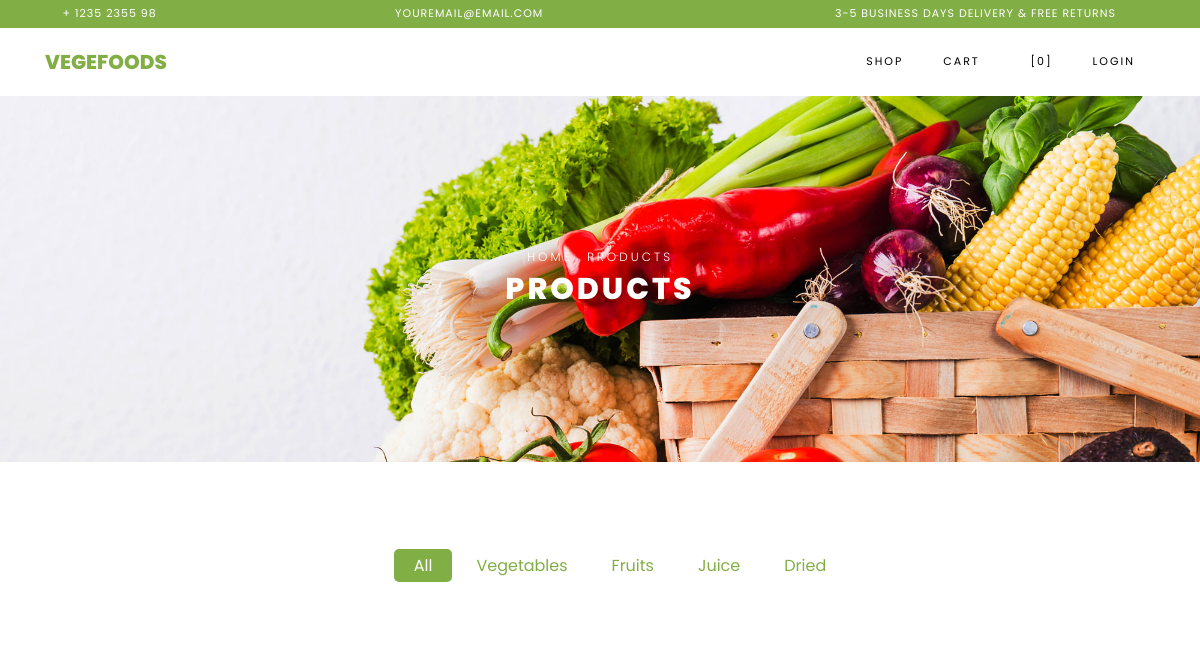
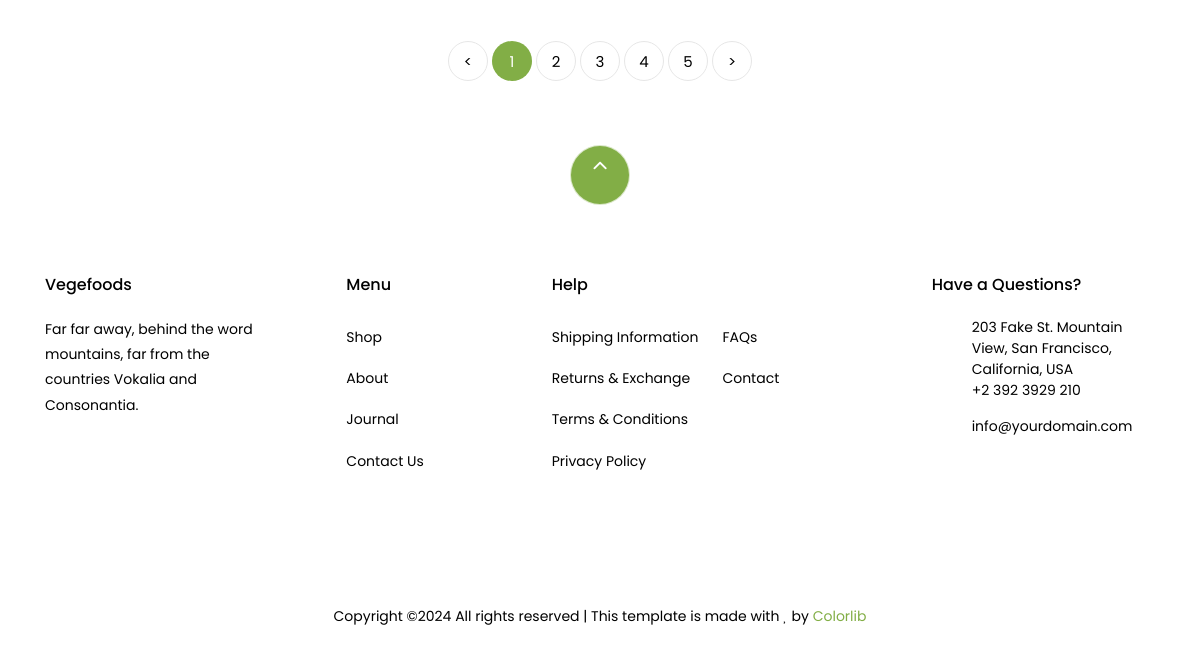
/store/, run on an earlier commit of the app's database (2 pictures, top to bottom).
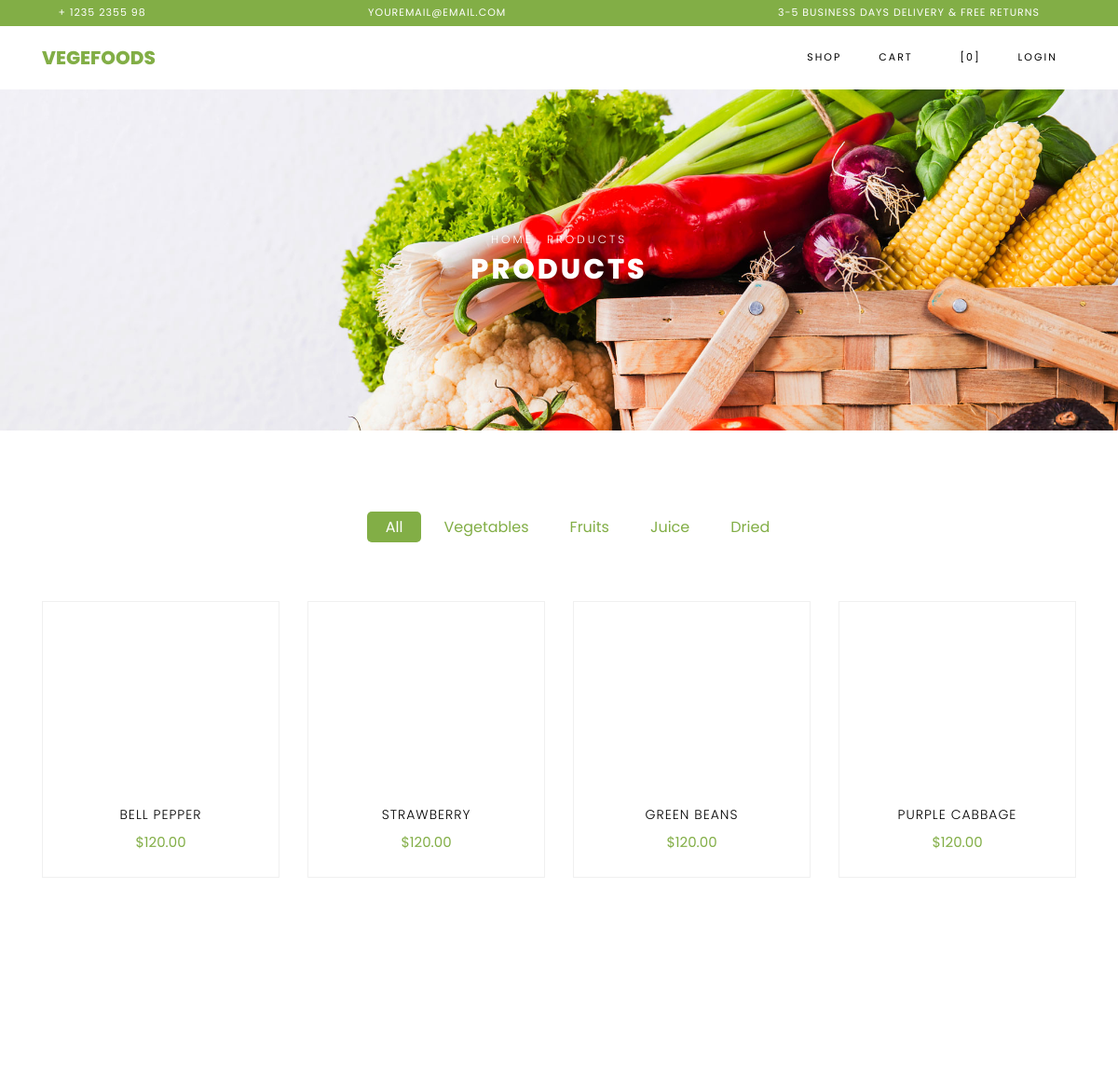
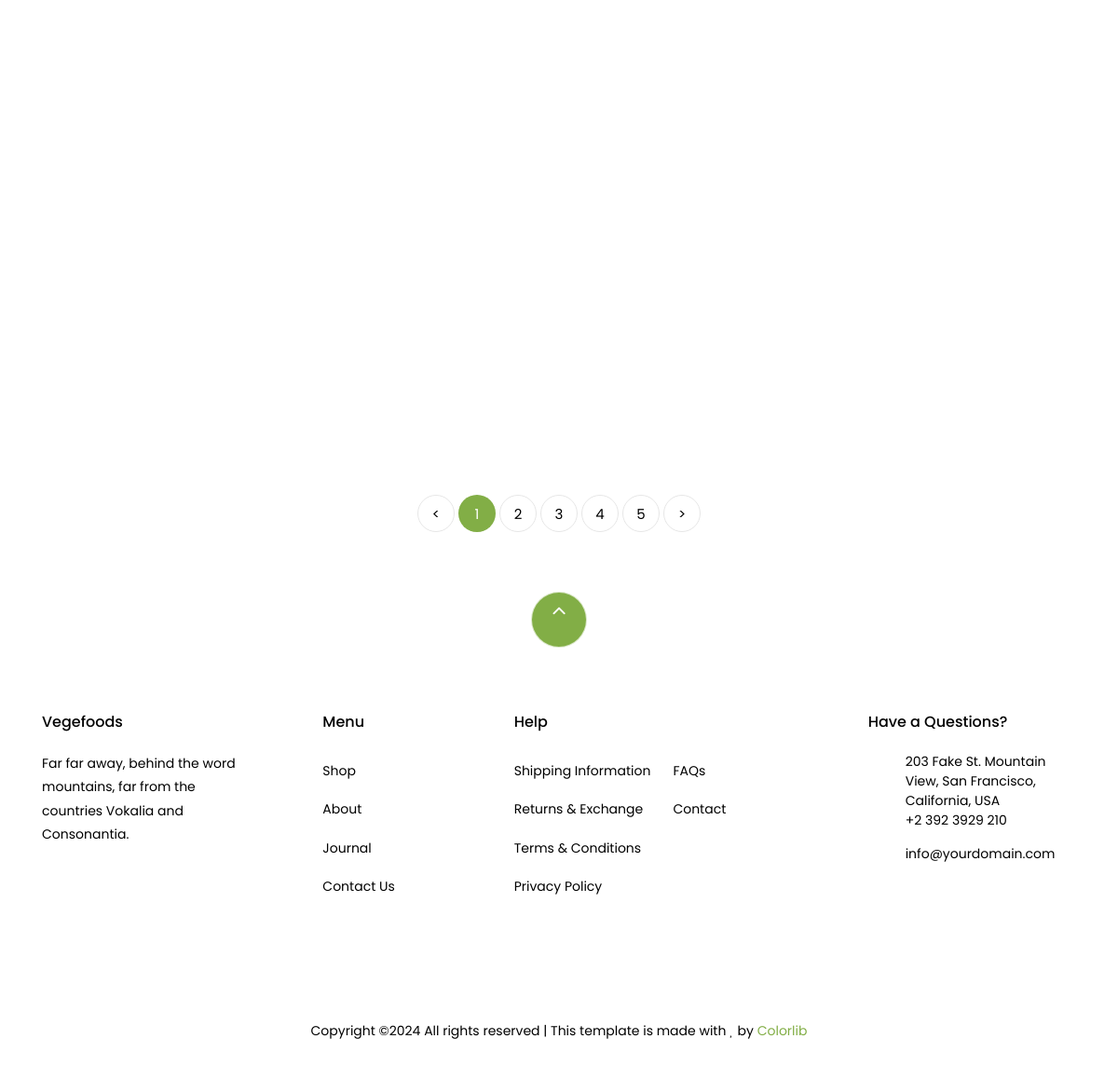
And on a later commit of the database (2 pictures, top to bottom).
### store/models.py (models this page shows, shortened)
class Product(models.Model):
  name = models.CharField(max_length=255)
  description = models.TextField()
  price = models.DecimalField(max_digits=10, decimal_places=2)
  image = models.ImageField(upload_to='static/products/', null=True, blank=True)
  category = models.ForeignKey(Category, on_delete=models.CASCADE)
  created_time = models.DateTimeField(auto_now_add=True)
  updated_time = models.DateTimeField(auto_now=True)

### store/views.py (the view)
# urls.py: path('', ShopView.as_view(), name='shop')
class ShopView(View):
    def get(self, request):
        discount_value = Case(When(discount__value__gte=0,
                                   discount__date_begin__lte=timezone.now(),
                                   discount__date_end__gte=timezone.now(),
                                   then=F('discount__value')),
                              default=0,
                              output_field=DecimalField(max_digits=10, decimal_places=2)
                              )
        price_with_discount = ExpressionWrapper(
            F('price') * (100.0 - F('discount_value')) / 100.0,
            output_field=DecimalField(max_digits=10, decimal_places=2)
        )
        products = Product.objects.annotate(
            discount_value=discount_value,
            price_before=F('price'),
            price_after=price_with_discount
        ).values('id', 'name', 'image', 'price_before', 'price_after',
                 'discount_value')
        return render(request, 'store/shop.html', {"data": products})

### store/templates/store/shop.html (shortened to what this page needs)
{%extends 'store/base.html' %}
{% load static %}
{% block content %}
    <div class="hero-wrap hero-bread" style="background-image: url({% static 'store/images/bg_1.jpg'%});">
      <div class="container">
        <div class="row no-gutters slider-text align-items-center justify-content-center">
          <div class="col-md-9 ftco-animate text-center">
          	<p class="breadcrumbs"><span class="mr-2"><a href="index.html">Home</a></span> <span>Products</span></p>
            <h1 class="mb-0 bread">Products</h1>
          </div>
        </div>
      </div>
    </div>
    <section class="ftco-section">
    	<div class="container">
    		<div class="row justify-content-center">
    			<div class="col-md-10 mb-5 text-center">
    				<ul class="product-category">
    					<li><a href="#" class="active">All</a></li>
    					<li><a href="#">Vegetables</a></li>
    					<li><a href="#">Fruits</a></li>
    					<li><a href="#">Juice</a></li>
    					<li><a href="#">Dried</a></li>
    				</ul>
    			</div>
    		</div>
    		<div class="row">
				{% for product in data %}
    			<div class="col-md-6 col-lg-3 ftco-animate">
    				<div class="product">
    					<a href="{% url 'store:product' product.id %}" class="img-prod"><img class="img-fluid" src="/{{ product.image }}" alt="Colorlib Template">
    					</a>
    					<div class="text py-3 pb-4 px-3 text-center">
    						<h3><a href="#">{{product.name}}</a></h3>
    						<div class="d-flex">
    							<div class="pricing">
                                    {% if product.discount_value %}
		    						<p class="price"><span class="mr-2 price-dc">${{product.price_before}}</span><span class="price-sale">${{product.price_after}}</span></p>
                                    {% else %}
                                    <p class="price"><span>${{product.price_before}}</span></p>
                                    {% endif %}
		    					</div>
	    					</div>
    					</div>
    				</div>
    			</div>
				{% endfor %}
    		</div>
    		<div class="row mt-5">
          <div class="col text-center">
            <div class="block-27">
              <ul>
                <li><a href="#">&lt;</a></li>
                <li class="active"><span>1</span></li>
                <li><a href="#">2</a></li>
                <li><a href="#">3</a></li>
                <li><a href="#">4</a></li>
                <li><a href="#">5</a></li>
                <li><a href="#">&gt;</a></li>
              </ul>
            </div>
          </div>
        </div>
    	</div>
    </section>
{% endblock %}

### store/templates/store/base.html (shortened to what this page needs)
{% load static %}
<!DOCTYPE html>
<html lang="en">
{% block header %}
  <head>
    <link rel="stylesheet" href="{% static 'store/css/open-iconic-bootstrap.min.css'%}">
    <link rel="stylesheet" href="{% static 'store/css/animate.css'%}">
    <link rel="stylesheet" href="{% static 'store/css/owl.carousel.min.css'%}">
    <link rel="stylesheet" href="{% static 'store/css/owl.theme.default.min.css'%}">
    <link rel="stylesheet" href="{% static 'store/css/magnific-popup.css'%}">
    <link rel="stylesheet" href="{% static 'store/css/aos.css'%}">
    <link rel="stylesheet" href="{% static 'store/css/ionicons.min.css'%}">
    <link rel="stylesheet" href="{% static 'store/css/bootstrap-datepicker.css'%}">
    <link rel="stylesheet" href="{% static 'store/css/jquery.timepicker.css'%}">
    <link rel="stylesheet" href="{% static 'store/css/flaticon.css'%}">
    <link rel="stylesheet" href="{% static 'store/css/icomoon.css'%}">
    <link rel="stylesheet" href="{% static 'store/css/style.css'%}">
  </head>
  <body class="goto-here">
		<div class="py-1 bg-primary">
    	<div class="container">
    		<div class="row no-gutters d-flex align-items-start align-items-center px-md-0">
	    		<div class="col-lg-12 d-block">
		    		<div class="row d-flex">
		    			<div class="col-md pr-4 d-flex topper align-items-center">
					    	<div class="icon mr-2 d-flex justify-content-center align-items-center"><span class="icon-phone2"></span></div>
						    <span class="text">+ 1235 2355 98</span>
					    </div>
					    <div class="col-md pr-4 d-flex topper align-items-center">
					    	<div class="icon mr-2 d-flex justify-content-center align-items-center"><span class="icon-paper-plane"></span></div>
						    <span class="text">youremail@email.com</span>
					    </div>
					    <div class="col-md-5 pr-4 d-flex topper align-items-center text-lg-right">
						    <span class="text">3-5 Business days delivery &amp; Free Returns</span>
					    </div>
				    </div>
			    </div>
		    </div>
		  </div>
    </div>
    <nav class="navbar navbar-expand-lg navbar-dark ftco_navbar bg-dark ftco-navbar-light" id="ftco-navbar">
	    <div class="container">
	      <a class="navbar-brand" href="#">Vegefoods</a>
	      <div class="collapse navbar-collapse" id="ftco-nav">
	        <ul class="navbar-nav ml-auto">
              	<li class="nav-item"><a class="nav-link" href="{% url 'store:shop' %}">Shop</a></li>
                <li class="nav-item"><a class="nav-link" href="{% url 'store:cart' %}">Cart</a></li>
	          <li class="nav-item cta cta-colored"><a href="{% url 'store:cart' %}" class="nav-link"><span class="icon-shopping_cart"></span>[0]</a></li>
                {% if request.user.is_authenticated %}
                <li class="nav-item"><a class="nav-link">{{request.user.username}}</a></li>
                <li class="nav-item"><a class="nav-link" href="{% url 'login:logout' %}">Logout</a></li>
                    {% if  request.user.is_staff %}
                    <li class="nav-item"><a class="nav-link" href="/admin/">To Admin</a></li>
                    {% endif %}
                {% else %}
                <li class="nav-item"><a class="nav-link" href="{% url 'login:login' %}">Login</a></li>
                {% endif %}
	        </ul>
	      </div>
	    </div>
	  </nav>
  {% endblock %}
{% block content %}
{% endblock %}
{% block footer %}
    <footer class="ftco-footer ftco-section">
      <div class="container">
      	<div class="row">
      		<div class="mouse">
						<a href="#" class="mouse-icon">
							<div class="mouse-wheel"><span class="ion-ios-arrow-up"></span></div>
						</a>
					</div>
      	</div>
        <div class="row mb-5">
          <div class="col-md">
            <div class="ftco-footer-widget mb-4">
              <h2 class="ftco-heading-2">Vegefoods</h2>
              <p>Far far away, behind the word mountains, far from the countries Vokalia and Consonantia.</p>
              <ul class="ftco-footer-social list-unstyled float-md-left float-lft mt-5">
              </ul>
            </div>
          </div>
          <div class="col-md">
            <div class="ftco-footer-widget mb-4 ml-md-5">
              <h2 class="ftco-heading-2">Menu</h2>
              <ul class="list-unstyled">
                <li><a href="#" class="py-2 d-block">Shop</a></li>
                <li><a href="#" class="py-2 d-block">About</a></li>
                <li><a href="#" class="py-2 d-block">Journal</a></li>
                <li><a href="#" class="py-2 d-block">Contact Us</a></li>
              </ul>
            </div>
          </div>
          <div class="col-md-4">
             <div class="ftco-footer-widget mb-4">
              <h2 class="ftco-heading-2">Help</h2>
              <div class="d-flex">
	              <ul class="list-unstyled mr-l-5 pr-l-3 mr-4">
	                <li><a href="#" class="py-2 d-block">Shipping Information</a></li>
	                <li><a href="#" class="py-2 d-block">Returns &amp; Exchange</a></li>
	                <li><a href="#" class="py-2 d-block">Terms &amp; Conditions</a></li>
	                <li><a href="#" class="py-2 d-block">Privacy Policy</a></li>
	              </ul>
	              <ul class="list-unstyled">
	                <li><a href="#" class="py-2 d-block">FAQs</a></li>
	                <li><a href="#" class="py-2 d-block">Contact</a></li>
	              </ul>
	            </div>
            </div>
          </div>
          <div class="col-md">
            <div class="ftco-footer-widget mb-4">
            	<h2 class="ftco-heading-2">Have a Questions?</h2>
            	<div class="block-23 mb-3">
	              <ul>
	                <li><span class="icon icon-map-marker"></span><span class="text">203 Fake St. Mountain View, San Francisco, California, USA</span></li>
	                <li><a href="#"><span class="icon icon-phone"></span><span class="text">+2 392 3929 210</span></a></li>
	                <li><a href="#"><span class="icon icon-envelope"></span><span class="text">info@yourdomain.com</span></a></li>
	              </ul>
	            </div>
            </div>
          </div>
        </div>
        <div class="row">
          <div class="col-md-12 text-center">
            <p>
						  Copyright &copy;<script>document.write(new Date().getFullYear());</script> All rights reserved | This template is made with <i class="icon-heart color-danger" aria-hidden="true"></i> by <a href="https://colorlib.com" target="_blank">Colorlib</a>
						</p>
          </div>
        </div>
      </div>
    </footer>
{% endblock %}
  </body>
</html>

### store/static/store/css/icomoon.css (style rules this page uses)
[class^="icon-"], [class*=" icon-"] { font-family: 'icomoon' !important; speak: none; font-style: normal; font-weight: normal; font-variant: normal; text-transform: none; line-height: 1; -webkit-font-smoothing: antialiased; -moz-osx-font-smoothing: grayscale; }
.icon-heart:before { content: "\f004"; }
.icon-map-marker:before { content: "\f041"; }
.icon-phone:before { content: "\f095"; }
.icon-envelope:before { content: "\f0e0"; }
.icon-paper-plane:before { content: "\f1d8"; }
.icon-phone2:before { content: "\e0cd"; }
.icon-shopping_cart:before { content: "\e8cc"; }

What changed in the data, as far as the page shows it:
added Product: name "BELL PEPPER", price_before "120.00"
added Product: name "STRAWBERRY", price_before "120.00"
added Product: name "GREEN BEANS", price_before "120.00"
added Product: name "PURPLE CABBAGE", price_before "120.00"
